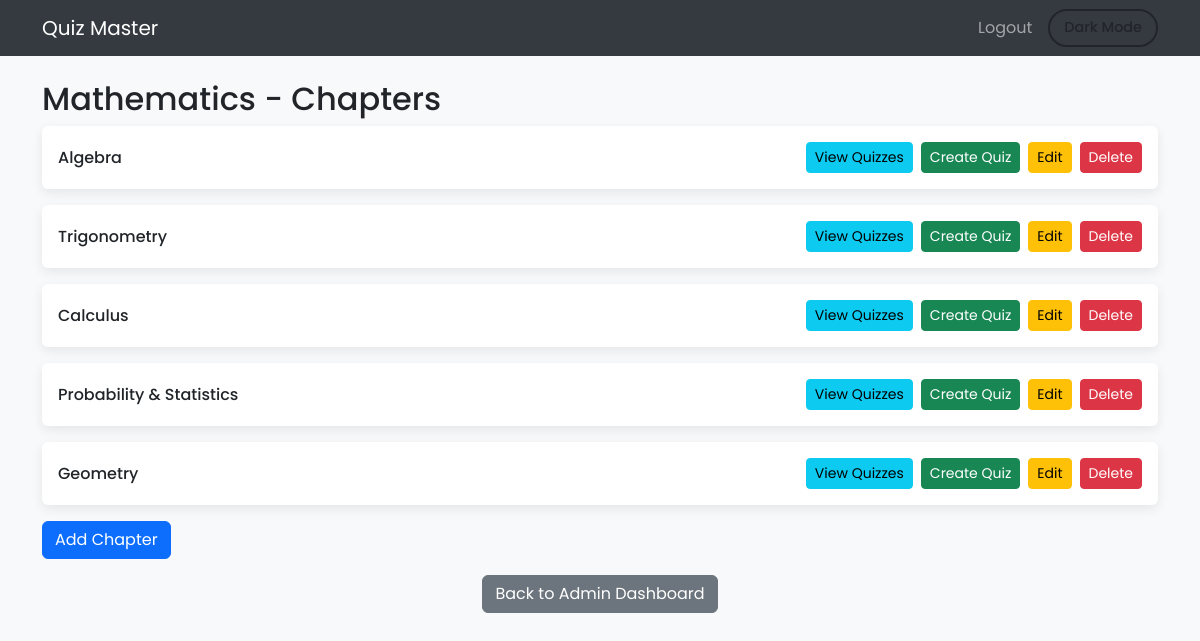
Page /chapters/1 on the earlier database version.
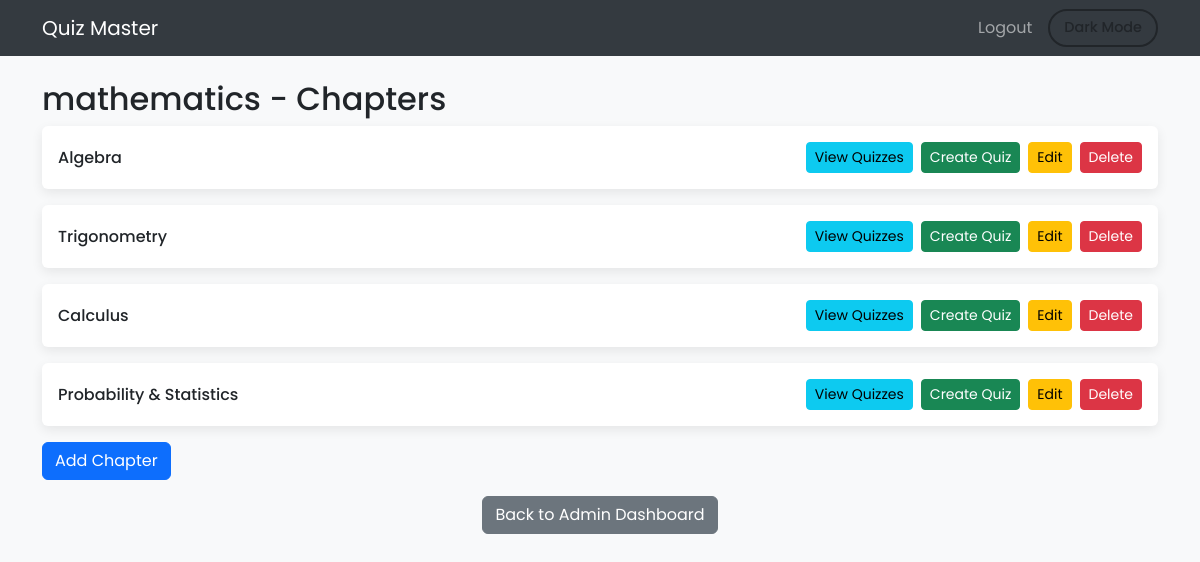
Same page on the later database version.
### app.py (models this page shows)
class Subject(db.Model):
    id = db.Column(db.Integer, primary_key=True)
    name = db.Column(db.String(100), nullable=False)
    description = db.Column(db.Text, nullable=True)

class Chapter(db.Model):
    id = db.Column(db.Integer, primary_key=True)
    subject_id = db.Column(db.Integer, db.ForeignKey('subject.id'), nullable=False)
    name = db.Column(db.String(100), nullable=False)
    description = db.Column(db.Text, nullable=True)

### app.py (the view)
@app.route('/chapters/<int:subject_id>')
def chapters(subject_id):
    subject = Subject.query.get(subject_id)
    if subject:
        chapters = Chapter.query.filter_by(subject_id=subject_id).all()
        return render_template('chapters.html', subject=subject, chapters=chapters)
    return redirect(url_for('admin_dashboard'))

### templates/chapters.html (shortened to what this page needs)
<!DOCTYPE html>
<html lang="en" class="light-theme">
<head>
  <link href="https://cdn.jsdelivr.net/npm/bootstrap@5.3.0/dist/css/bootstrap.min.css" rel="stylesheet" />
</head>
<body>
  <nav class="navbar navbar-expand-lg navbar-dark">
    <div class="container">
      <a class="navbar-brand" href="/">Quiz Master</a>
      <div class="collapse navbar-collapse">
        <ul class="navbar-nav ms-auto align-items-center">
          <li class="nav-item"><a class="nav-link" href="/logout">Logout</a></li>
          <li class="nav-item ms-2">
            <button id="theme-toggle" class="btn btn-theme-toggle">Dark Mode</button>
          </li>
        </ul>
      </div>
    </div>
  </nav>
  <div class="container mt-4">
    <h2>{{ subject.name }} - Chapters</h2>
    <div class="row row-cols-1 g-3">
        {% for chapter in chapters %}
        <div class="col">
          <div class="d-flex justify-content-between align-items-center p-3 rounded chapter-card">
            <div class="fw-medium">{{ chapter.name }}</div>
            <div class="d-flex flex-wrap gap-2">
              <a href="/chapter_quizzes/{{ chapter.id }}" class="btn btn-info btn-sm">View Quizzes</a>
              <a href="/create_quiz/{{ chapter.id }}" class="btn btn-success btn-sm">Create Quiz</a>
              <a href="/edit_chapter/{{ chapter.id }}" class="btn btn-warning btn-sm">Edit</a>
              <form action="/delete_chapter/{{ chapter.id }}" method="POST" class="d-inline">
                <button type="submit" class="btn btn-danger btn-sm">Delete</button>
              </form>
            </div>
          </div>
        </div>
        {% endfor %}
      </div>
    <a href="/add_chapter/{{ subject.id }}" class="btn btn-primary my-3">Add Chapter</a>
    <div class="text-center">
      <a href="/admin_dashboard" class="btn btn-secondary">Back to Admin Dashboard</a>
    </div>
  </div>
</body>
</html>

### templates/chapters.html (style rules this page uses)
:root { --bg-color: #f8f9fa; --text-color: #212529; --card-bg: #ffffff; --navbar-bg: #343a40; --input-bg: rgba(255, 255, 255, 0.6); --input-text: #262b30; --box-shadow: 0 4px 12px rgba(0, 0, 0, 0.08); }
.chapter-card { background-color: var(--card-bg); color: var(--text-color); box-shadow: var(--box-shadow); transition: background-color 0.4s ease, color 0.4s ease, box-shadow 0.3s ease; }
body { background-color: var(--bg-color); color: var(--text-color); transition: background-color 0.4s ease, color 0.4s ease; font-family: 'Poppins', sans-serif; }
.navbar { background-color: var(--navbar-bg) !important; }
h2 { color: var(--text-color); }
.btn-theme-toggle { display: flex; align-items: center; gap: 0.4rem; border: 2px solid var(--text-color); color: var(--text-color); background-color: transparent; border-radius: 999px; padding: 6px 14px; font-size: 0.9rem; font-weight: 500; transition: background-color 0.3s ease, color 0.3s ease, border-color 0.3s ease; }

Differences in the rows shown:
removed Chapter: name "Geometry"
changed Subject: name "Mathematics" → "mathematics"
